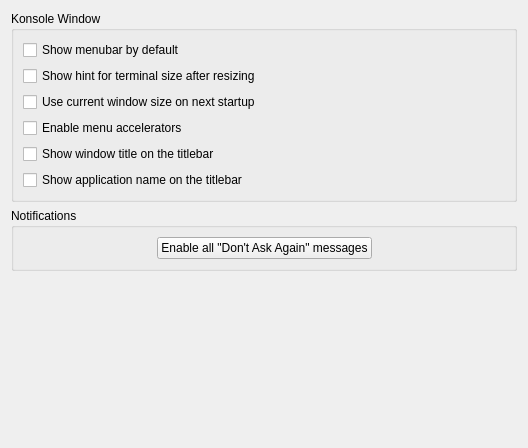
<?xml version="1.0" encoding="UTF-8"?>
<ui version="4.0">
 <class>GeneralSettings</class>
 <widget class="QWidget" name="GeneralSettings">
  <property name="geometry">
   <rect>
    <x>0</x>
    <y>0</y>
    <width>528</width>
    <height>448</height>
   </rect>
  </property>
  <property name="sizePolicy">
   <sizepolicy hsizetype="Preferred" vsizetype="Preferred">
    <horstretch>1</horstretch>
    <verstretch>0</verstretch>
   </sizepolicy>
  </property>
  <layout class="QVBoxLayout" name="verticalLayout_2">
   <item>
    <layout class="QVBoxLayout" name="verticalLayout">
     <property name="sizeConstraint">
      <enum>QLayout::SetNoConstraint</enum>
     </property>
     <item>
      <widget class="QGroupBox" name="groupBox_1">
       <property name="title">
        <string>Konsole Window</string>
       </property>
       <layout class="QGridLayout" name="gridLayout">
        <item row="0" column="0">
         <widget class="QCheckBox" name="kcfg_ShowMenuBarByDefault">
          <property name="sizePolicy">
           <sizepolicy hsizetype="Preferred" vsizetype="Fixed">
            <horstretch>0</horstretch>
            <verstretch>0</verstretch>
           </sizepolicy>
          </property>
          <property name="text">
           <string>Show menubar by default</string>
          </property>
         </widget>
        </item>
        <item row="1" column="0">
         <widget class="QCheckBox" name="kcfg_ShowTerminalSizeHint">
          <property name="sizePolicy">
           <sizepolicy hsizetype="Preferred" vsizetype="Fixed">
            <horstretch>0</horstretch>
            <verstretch>0</verstretch>
           </sizepolicy>
          </property>
          <property name="text">
           <string>Show hint for terminal size after resizing</string>
          </property>
         </widget>
        </item>
        <item row="2" column="0">
         <widget class="QCheckBox" name="kcfg_SaveGeometryOnExit">
          <property name="sizePolicy">
           <sizepolicy hsizetype="Preferred" vsizetype="Fixed">
            <horstretch>0</horstretch>
            <verstretch>0</verstretch>
           </sizepolicy>
          </property>
          <property name="toolTip">
           <string>If enabled, profile settings will be ignored</string>
          </property>
          <property name="text">
           <string>Use current window size on next startup</string>
          </property>
         </widget>
        </item>
        <item row="3" column="0">
         <widget class="QCheckBox" name="kcfg_AllowMenuAccelerators">
          <property name="sizePolicy">
           <sizepolicy hsizetype="Preferred" vsizetype="Fixed">
            <horstretch>0</horstretch>
            <verstretch>0</verstretch>
           </sizepolicy>
          </property>
          <property name="text">
           <string>Enable menu accelerators</string>
          </property>
         </widget>
        </item>
        <item row="4" column="0">
         <widget class="QCheckBox" name="kcfg_ShowWindowTitleOnTitleBar">
          <property name="sizePolicy">
           <sizepolicy hsizetype="Preferred" vsizetype="Fixed">
            <horstretch>0</horstretch>
            <verstretch>0</verstretch>
           </sizepolicy>
          </property>
          <property name="text">
           <string>Show window title on the titlebar</string>
          </property>
         </widget>
        </item>
        <item row="5" column="0">
         <widget class="QCheckBox" name="kcfg_ShowAppNameOnTitleBar">
          <property name="sizePolicy">
           <sizepolicy hsizetype="Preferred" vsizetype="Fixed">
            <horstretch>0</horstretch>
            <verstretch>0</verstretch>
           </sizepolicy>
          </property>
          <property name="text">
           <string>Show application name on the titlebar</string>
          </property>
         </widget>
        </item>
       </layout>
      </widget>
     </item>
    </layout>
   </item>
   <item>
    <widget class="QGroupBox" name="groupBox_2">
     <property name="sizePolicy">
      <sizepolicy hsizetype="Preferred" vsizetype="Preferred">
       <horstretch>0</horstretch>
       <verstretch>0</verstretch>
      </sizepolicy>
     </property>
     <property name="title">
      <string>Notifications</string>
     </property>
     <layout class="QGridLayout" name="gridLayout_2">
      <item row="0" column="0">
       <spacer name="horizontalSpacer">
        <property name="orientation">
         <enum>Qt::Horizontal</enum>
        </property>
        <property name="sizeHint" stdset="0">
         <size>
          <width>117</width>
          <height>20</height>
         </size>
        </property>
       </spacer>
      </item>
      <item row="0" column="1">
       <widget class="QPushButton" name="enableAllMessagesButton">
        <property name="sizePolicy">
         <sizepolicy hsizetype="Preferred" vsizetype="Fixed">
          <horstretch>0</horstretch>
          <verstretch>0</verstretch>
         </sizepolicy>
        </property>
        <property name="toolTip">
         <string>All dialogs will be shown again</string>
        </property>
        <property name="text">
         <string>Enable all &quot;Don't Ask Again&quot; messages</string>
        </property>
       </widget>
      </item>
      <item row="0" column="2">
       <spacer name="horizontalSpacer_2">
        <property name="orientation">
         <enum>Qt::Horizontal</enum>
        </property>
        <property name="sizeHint" stdset="0">
         <size>
          <width>116</width>
          <height>20</height>
         </size>
        </property>
       </spacer>
      </item>
     </layout>
    </widget>
   </item>
   <item>
    <spacer name="verticalSpacer">
     <property name="orientation">
      <enum>Qt::Vertical</enum>
     </property>
     <property name="sizeHint" stdset="0">
      <size>
       <width>20</width>
       <height>60</height>
      </size>
     </property>
    </spacer>
   </item>
  </layout>
 </widget>
 <connections/>
</ui>
